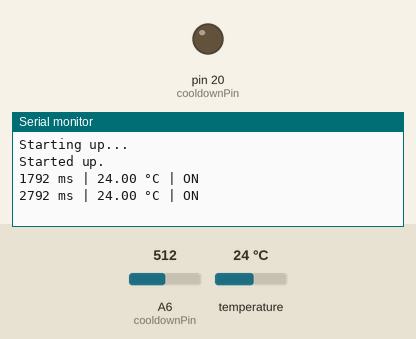
Bench run of a program on a simulated Arduino Nano Every. Parts: output pins drawn as LEDs (lit = HIGH), the last lines printed to the serial monitor. The inputs (shaded band) are chosen by the test bench; at power-on: temperature 24 °C, A6 (cooldownPin) = 512. Pins used as bus, display or sensor lines are not drawn.

Above: at 3.5 s.
3.6 s: temperature set to 33 °C
At 4.3 s:
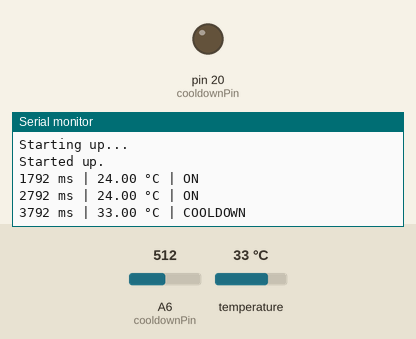
7.7 s: A6 (cooldownPin) set to 12
At 8.6 s:
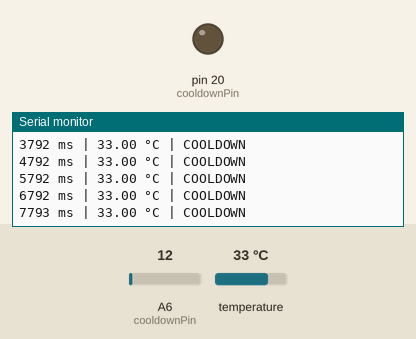
9.2 s: A6 (cooldownPin) set to 9
At 10.6 s:
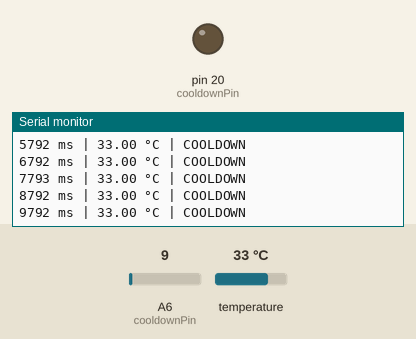
Timing chart, 0 to 12.2 s (numbered marks = the images above; inputs shaded):
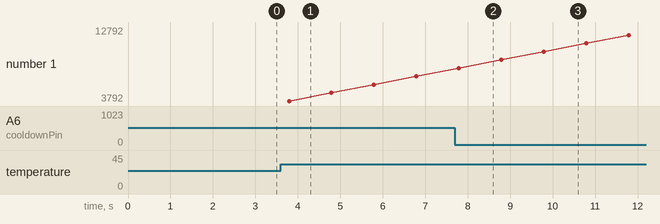

The program:

main.cpp
```cpp
#include <Arduino.h>

#include <OneWire.h>
#include <DallasTemperature.h>

// DS18B20 pins.
constexpr uint8_t dallasDataPin = 2;
constexpr uint8_t dallasPullUpPin = 3;
constexpr uint8_t dallasVccPin = 4;

// Livolo thermostat relay transistor base pin.
constexpr uint8_t cooldownPin = 20;

// Hardcoded floor temperature limitations.
constexpr float enableCooldownTemp = 31;
constexpr float disableCooldownTemp = 29;

// Peripherals.
OneWire oneWire(dallasDataPin);
DallasTemperature sensors(&oneWire);
DeviceAddress dallasAddress;

constexpr unsigned long intervalMillis = 1000;

bool isCooldownEnabled = false;

void setupSerial() {
    Serial.begin(115200);
    while (!Serial);
    Serial.println("Starting up...");
}

void setupDallas() {
    // I'm NOT using an external pull-up resistor.
    // Instead, the data pin is connected to the pull up pin which is using the internal pull-up.
    pinMode(dallasPullUpPin, INPUT_PULLUP);

    // Power up and start.
    pinMode(dallasVccPin, OUTPUT);
    digitalWrite(dallasVccPin, HIGH);
    sensors.begin();

    // Locate the sensor.
    while (!sensors.getAddress(dallasAddress, 0)) {
        Serial.println("Locating the sensor...");
        delay(1000);
    }
    sensors.setResolution(dallasAddress, 12, true);
}

bool disableCooldown() {
    isCooldownEnabled = false;
    // Putting the pin to hi-Z state allowing the thermostat to do its job.
    pinMode(cooldownPin, INPUT);
}

void setup() {
    disableCooldown();
    setupSerial();
    setupDallas();

    Serial.println("Started up.");
}

void enableCooldown() {
    isCooldownEnabled = true;
    // Close the relay transistor effectively turning off heating.
    pinMode(cooldownPin, OUTPUT);
    digitalWrite(cooldownPin, LOW);
}

void printCurrentState(const float temperature) {
    Serial.print(millis());
    Serial.print(" ms | ");
    Serial.print(temperature);
    Serial.print(" °C | ");
    if (!isCooldownEnabled) {
        // Since there's the 2kOhm resistor in front of the pin,
        // I'm using a small "magic" threshold number.
        Serial.println(analogRead(cooldownPin) > 10 ? "ON" : "OFF");
    } else {
        Serial.println("COOLDOWN");
    }
}

bool hasIntervalPassed() {
    static unsigned long previousMillis = millis();
    const unsigned long currentMillis = millis();
    if (currentMillis - previousMillis >= intervalMillis) {
        previousMillis = currentMillis;
        return true;
    }
    return false;
}

void loop() {
    if (!hasIntervalPassed()) {
        return;
    }

    sensors.requestTemperatures();
    const float temperature = sensors.getTempC(dallasAddress);

    if (!isCooldownEnabled && (temperature > enableCooldownTemp)) {
        // Cooldown is disabled, but the floor temperature is too high.
        enableCooldown();
    } else if (isCooldownEnabled && (temperature < disableCooldownTemp)) {
        // Cooldown is enabled, but the floor is already cooled down.
        disableCooldown();
    }

    printCurrentState(temperature);
}
```

Measured:
- after the input at 3.6 s, the serial monitor: prints a new line after 0.19 s (image 1)
